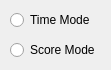
<?xml version="1.0" encoding="UTF-8"?>
<ui version="4.0">
 <class>ModeChoice</class>
 <widget class="QWidget" name="ModeChoice">
  <property name="geometry">
   <rect>
    <x>0</x>
    <y>0</y>
    <width>111</width>
    <height>70</height>
   </rect>
  </property>
  <property name="windowTitle">
   <string>Form</string>
  </property>
  <widget class="QRadioButton" name="TimeMode">
   <property name="geometry">
    <rect>
     <x>10</x>
     <y>10</y>
     <width>99</width>
     <height>20</height>
    </rect>
   </property>
   <property name="text">
    <string>Time Mode</string>
   </property>
  </widget>
  <widget class="QRadioButton" name="ScoreMode">
   <property name="geometry">
    <rect>
     <x>10</x>
     <y>40</y>
     <width>99</width>
     <height>20</height>
    </rect>
   </property>
   <property name="text">
    <string>Score Mode</string>
   </property>
  </widget>
 </widget>
 <resources/>
 <connections/>
</ui>
